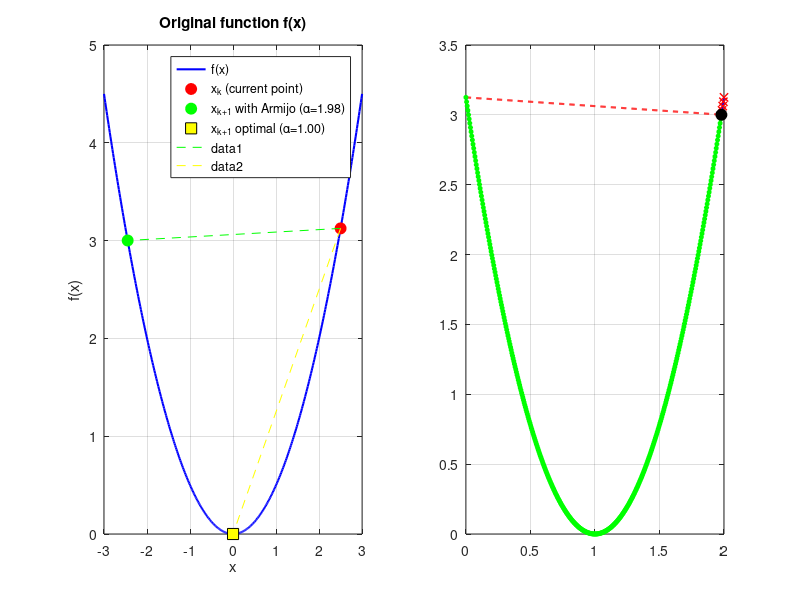

Write MATLAB code to recreate this figure. (Note: this script raises an error after producing the figure.)
%% Armijo explanation with two linked plots: f(x) and phi(alpha)
clear; clc; close all;

%% Function and derivative
f  = @(x) 0.5 * x.^2;
df = @(x) x;

%% Starting point
xk = 2.5;
gk = df(xk);
dk = -gk;           % steepest descent

%% Alpha grid for visualization
alphas = linspace(0, 2, 400);
phi    = f(xk + alphas*dk);    % phi(alpha) = f(xk + alpha*dk)

%% Armijo parameters
c1 = 1e-2;
armijo_line = f(xk) + c1 * alphas * (gk * dk);

%% Which alphas satisfy Armijo?
accepted = phi <= armijo_line;

% Choose a "typical" Armijo step: the largest alpha that still satisfies
idx_armijo = find(accepted, 1, 'last');
alpha_armijo = alphas(idx_armijo);
phi_armijo   = phi(idx_armijo);

% Theoretical optimal alpha for this specific example
alpha_opt = 1;
phi_opt   = f(xk + alpha_opt*dk);

%% Plot 1: original function f(x)
figure;
subplot(1,2,1);
hold on; box on; grid on;

x_values = linspace(-3,3,400);
plot(x_values, f(x_values), 'b-', 'LineWidth',1.5);

% Current point x_k
plot(xk, f(xk), 'ro','MarkerFaceColor','r','MarkerSize',8);

% New point using alpha_armijo
x_new_armijo = xk + alpha_armijo * dk;
plot(x_new_armijo, f(x_new_armijo), 'go','MarkerFaceColor','g','MarkerSize',8);

% New point using alpha_opt = 1 (theoretical for this example)
x_new_opt = xk + alpha_opt * dk;
plot(x_new_opt, f(x_new_opt), 'ks','MarkerFaceColor','y','MarkerSize',8);

legend('f(x)','x_k (current point)', ...
       sprintf('x_{k+1} with Armijo (\\alpha=%.2f)',alpha_armijo), ...
       sprintf('x_{k+1} optimal (\\alpha=%.2f)',alpha_opt), ...
       'Location','best');

title('Original function f(x)');
xlabel('x');
ylabel('f(x)');

% Draw arrows to visualize the movement
plot([xk, x_new_armijo],[f(xk), f(x_new_armijo)],'g--');
plot([xk, x_new_opt],[f(xk), f(x_new_opt)],'y--');

%% Plot 2: phi(alpha) and Armijo line
subplot(1,2,2);
hold on; box on; grid on;

% Curve phi(alpha)
plot(alphas, phi, 'b-', 'LineWidth',1.5);

% Armijo line
plot(alphas, armijo_line, 'r--','LineWidth',1.5);

% Accepted points (Armijo condition satisfied)
plot(alphas(accepted), phi(accepted),'go','MarkerFaceColor','g','MarkerSize',3);

% Rejected points (Armijo condition not satisfied)
plot(alphas(~accepted), phi(~accepted),'rx','MarkerSize',6,'LineWidth',1);

% Highlight alpha_armijo
plot(alpha_armijo, phi_armijo, 'ko','MarkerFaceColor','k','MarkerSize',8);
xline(alpha_armijo,'k:','LineWidth',1.2);

% Highlight alpha_opt (only to see the real minimum)
plot(alpha_opt, phi_opt, 'ms','MarkerFaceColor','m','MarkerSize',8);
xline(alpha_opt,'m:','LineWidth',1.2);

title(sprintf('\\phi(\\alpha) = f(x_k + \\alpha d_k),   x_k = %.2f', xk));
xlabel('\alpha');
ylabel('\phi(\alpha)');

legend('\phi(\alpha)', ...
       'Armijo line', ...
       'Accepted (Armijo)', ...
       'Rejected (Armijo)', ...
       sprintf('\\alpha_{Armijo} = %.2f', alpha_armijo), ...
       sprintf('\\alpha_{optimal} = %.2f', alpha_opt), ...
       'Location','best');

%% Display numerical information in console
fprintf('x_k        = %.4f\n', xk);
fprintf('g_k        = df(x_k) = %.4f\n', gk);
fprintf('d_k        = -g_k    = %.4f\n', dk);
fprintf('g_k * d_k  = %.4f  (must be < 0 for descent direction)\n', gk*dk);
fprintf('alpha_opt  = %.4f (real minimum of this phi)\n', alpha_opt);
fprintf('alpha_armijo (chosen by condition) = %.4f\n', alpha_armijo);
fprintf('f(x_k)             = %.4f\n', f(xk));
fprintf('f(x_k + alpha_armijo*d_k) = %.4f\n', f(x_new_armijo));
